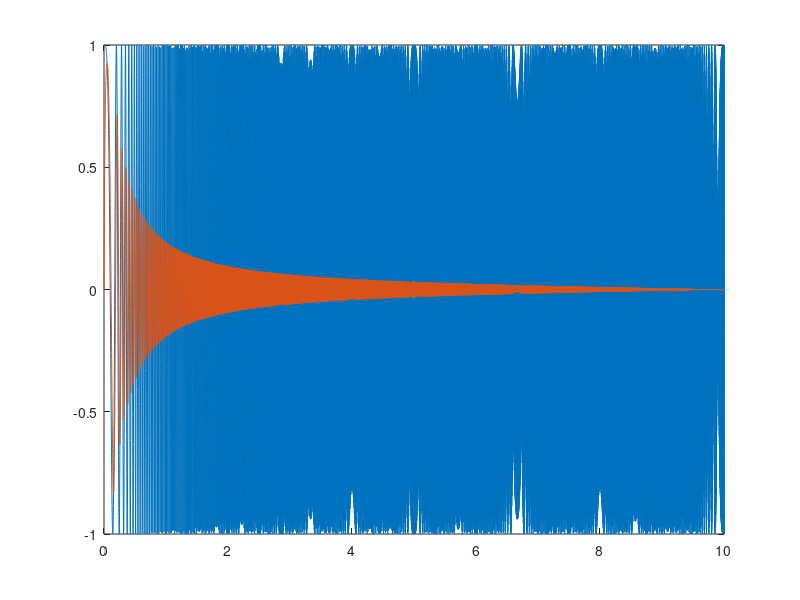
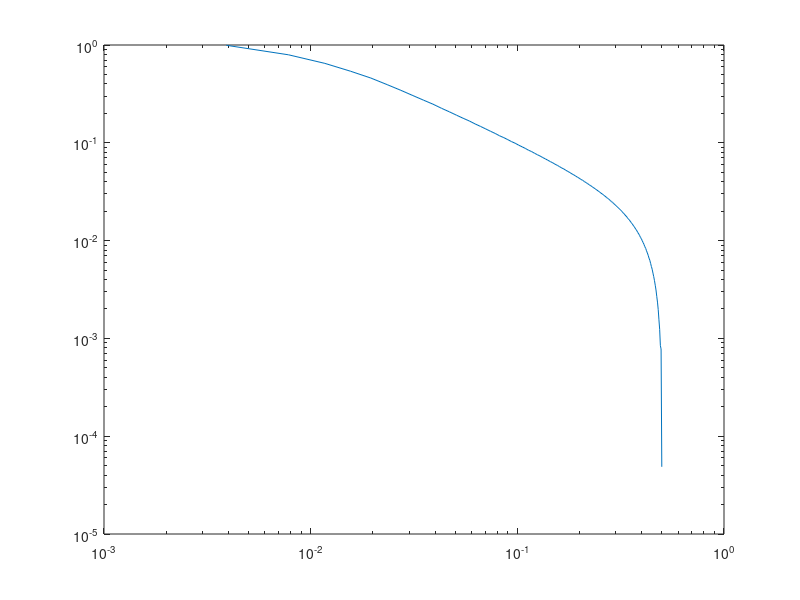

The MATLAB script that drew these images, in order:
try
  pkg load signal;
end

close all;

Fs = 1e3;
Ts = 1/Fs;
T_end = 10;

F_start = 0;
F_end = 500;

t = 0:Ts:T_end;

s_in_sin = chirp(t,F_start,T_end,F_end,'linear');
s_in_cos = chirp(t,F_start,T_end,F_end,'linear',90);

%s_in_sin = randn(1,length(t));

%G = zpk(2*pi*[0.1],2*pi*[1 10 20],1); G = G/dcgain(G);
G = tf([1],[1/(2*pi*10) 1]);
G2 = tf([1/(2*pi*10) 0], [1/(2*pi*10) 1]);
%G = G2*G;
%G = tf(1,1);

filt_lp = tf([1],[1/(2*pi*0.1) 1]);

s_out = lsim(G, s_in_sin, t)';

s_mod_i = s_out .* s_in_sin;
s_mod_q = s_out .* s_in_cos;
s_mod_i_filt = lsim(filt_lp, s_mod_i, t);
s_mod_q_filt = lsim(filt_lp, s_mod_q, t);

s_mod = s_mod_i + 1j*s_mod_q;
s_mod_filt = s_mod_i_filt + 1j * s_mod_q_filt;


plot(t,s_in_sin,t,s_out');
figure;
[A,F] = tfestimate(s_in_sin,s_out);
loglog(F,abs(A));
